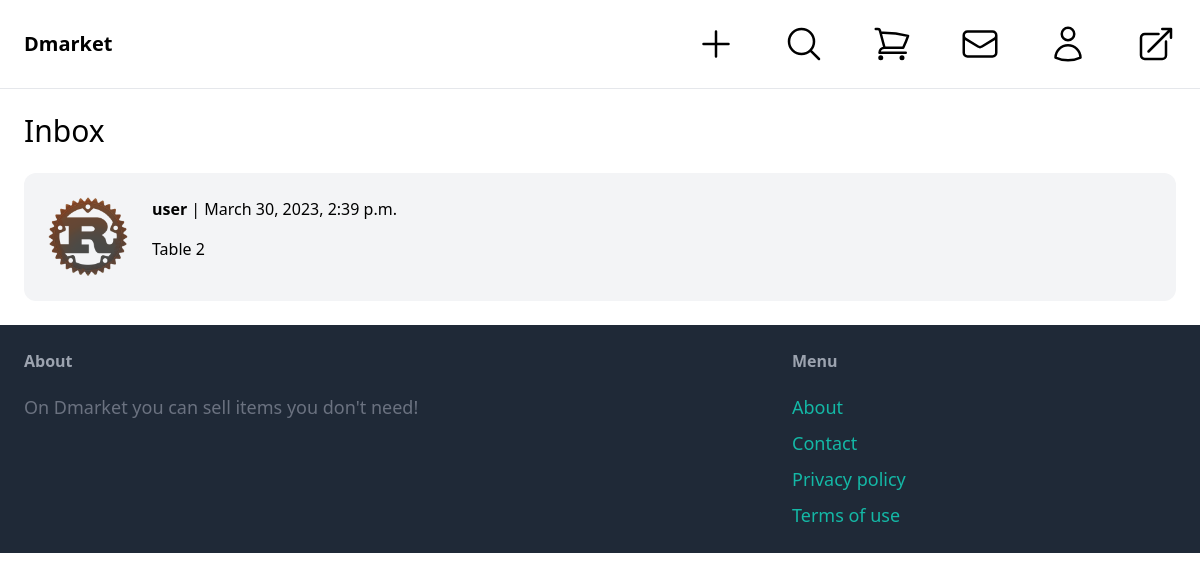
The page /inbox/ (signed in) on the database its author committed.
### conversation/models.py (models this page shows)
class Conversation(models.Model):
    item = models.ForeignKey(Item, related_name='conversations', on_delete=models.CASCADE)
    members = models.ManyToManyField(User, related_name='conversations')
    created_at = models.DateTimeField(auto_now_add=True)
    modified_at = models.DateTimeField(auto_now=True)
    class Meta:
        ordering = ('-modified_at',)

### item/models.py (models this page shows, shortened)
class Item(models.Model):
    category = models.ForeignKey(Category , related_name='items', on_delete=models.CASCADE)
    name = models.CharField(max_length=255)
    description = models.TextField(blank=True, null=True)
    price = models.FloatField()
    image = models.ImageField(upload_to='item_images', blank=True, null=True)
    is_sold = models.BooleanField(default=False)
    created_by = models.ForeignKey(User, related_name='items', on_delete=models.CASCADE)
    created_at = models.DateTimeField(auto_now_add=True)
    wishlist = models.ManyToManyField(User, related_name="wishlist")

### conversation/views.py (the view)
# urls.py: path('', views.inbox, name='inbox'),
@login_required
def inbox(request):
    conversations = Conversation.objects.filter(members__in=[request.user.id])
    return render(request, 'conversation/inbox.html', {
        'conversations': conversations
    })

### conversation/templates/conversation/inbox.html (shortened to what this page needs)
{% extends 'core/base.html' %}
{% block content %}
    <h1 class="mb-6 text-3xl">Inbox</h1>
    <div class="space-y-6">
        {% for conversation in conversations %}
            <a href="{% url 'conversation:detail' conversation.id %}">
                <div class="p-6 flex bg-gray-100 rounded-xl">
                    <div class="pr-6">
                        <img src="{{ conversation.item.image.url }}" class="h-20 rounded-xl">
                    </div>
                    <div>
                        {% for member in conversation.members.all %}
                            {% if member != request.user %}
                                <p class="mb-4"><strong>{{ member.username }}</strong> | {{ conversation.modified_at }}</p>
                                <p>{{ conversation.item.name }}</p>
                            {% endif %}
                        {% endfor %}
                    </div>
                </div>
            </a>
        {% endfor %}
    </div>
{% endblock %}

### rows shown on the page
Conversation: item.image (picture), modified_at "March 30, 2023, 2:39 p.m.", item.name "Table 2"

### other values the page prints
{{ member.username }} "user"
